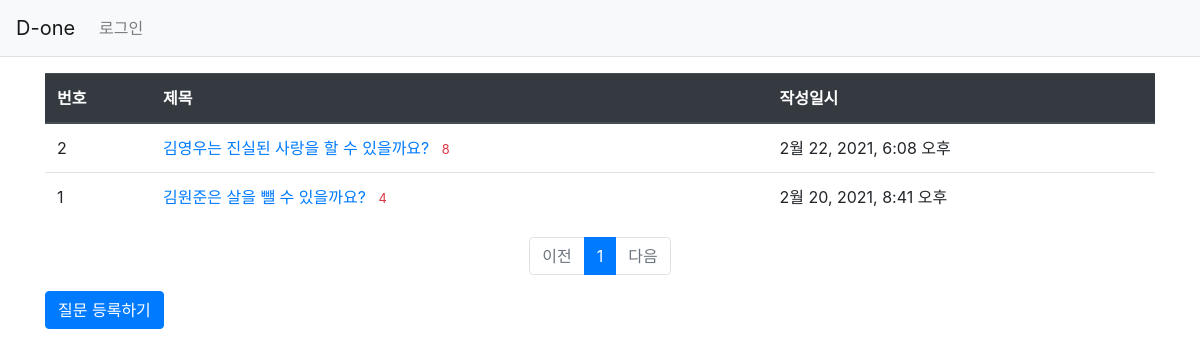
Before: /pybo/ with the older database file.
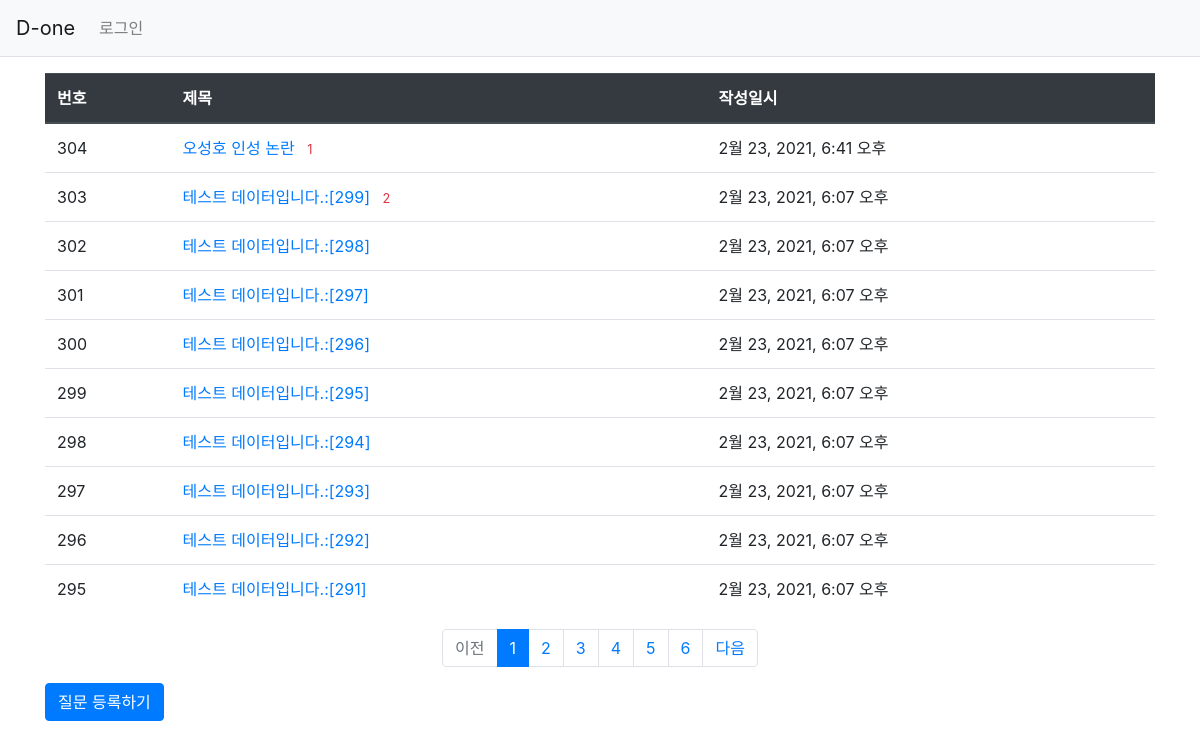
After: the same page with the newer database file.
### pybo/models.py (models this page shows, shortened)
class Question(models.Model):
    author = models.ForeignKey(User, on_delete=models.CASCADE)
    subject = models.CharField(max_length=200)
    content = models.TextField()
    create_date = models.DateTimeField()

### pybo/views.py (the view)
# urls.py: path('', views.index, name='index'),
def index(request):
    page = request.GET.get('page', '1') #페이지
    question_list = Question.objects.order_by('-create_date')
    paginator = Paginator(question_list, 10) #페이지 당 10개씩 보여주기
    page_obj = paginator.get_page(page)
    context = {'question_list': page_obj}
    return render(request, 'pybo/question_list.html', context)

### pybo/templatetags/pybo_filter.py (called while the page is built)
@register.filter
def sub(value, arg):
    return value - arg

### templates/pybo/question_list.html
{% extends 'base.html' %}
{% load pybo_filter %}
{% block content %}
<div class='container my-3'>
    <table class='table'>
        <thead>
        <tr class='thead-dark'>
            <th>번호</th>
            <th>제목</th>
            <th>작성일시</th>
        </tr>
        </thead>
        <tbody>
        {% if question_list %}
        {% for question in question_list %}
        <tr>
            <td>{{ question_list.paginator.count|sub:question_list.start_index|sub:forloop.counter0|add:1 }}</td>
            <td>
                <a href ="{% url 'pybo:detail' question.id %}">
                    {{ question.subject}}
                    {% if question.answer_set.count > 0 %}
                    <span class="text-danger small ml-2">
                        {{ question.answer_set.count }}
                    </span>
                    {% endif %}
                </a>
            </td>
            <td>{{ question.create_date }}</td>
        </tr>
        {% endfor %}
        {% else %}
        <tr>
            <td colspan="3">질문이 없습니다.</td>
        </tr>
        {% endif %}
        </tbody>
    </table>
    <ul class="pagination justify-content-center">
        {% if question_list.has_previous %}
        <li class="page-item">
            <a class="page-link" href="?page={{ question_list.previous_page_number }}">이전</a>
        </li>
        {% else %}
        <li class ="page-item disabled">
            <a class="page-link" tabindex="-1" aria-disabled="true" href="#">이전</a>
        </li>
        {% endif %}
        {% for page_number in question_list.paginator.page_range %}
        {% if page_number >= question_list.number|add:-5 and page_number <= question_list.number|add:5 %}
            {% if page_number == question_list.number %}
            <li class="page-item active" aria-current="page">
                <a class="page-link" href="?page={{ page_number }}">{{ page_number }}</a>
            </li>
            {% else %}
            <li class="page-item">
                <a class="page-link" href="?page={{ page_number }}">{{ page_number }}</a>
            </li>
            {% endif %}
        {% endif %}
        {% endfor %}
        {% if question_list.has_next %}
        <li class="page-item">
            <a class="page-link" href="?page={{ question_list.next_page_number }}">다음</a>
        </li>
        {% else %}
        <li class="page-item disabled">
            <a class="page-link" tabindex="-1" aria-disabled="true" href="#">다음</a>
        </li>
        {% endif %}
    </ul>
    <a href="{% url 'pybo:question_create' %}" class="btn btn-primary">질문 등록하기</a>
</div>
{% endblock %}

Changed rows visible on the page:
no longer on this page (row unchanged): Question: paginator.count|sub "2", subject "김영우는 진실된 사랑을 할 수 있을까요?", answer_set.count "8", create_date "2월 22, 2021, 6:08 오후"
no longer on this page (row unchanged): Question: paginator.count|sub "1", subject "김원준은 살을 뺄 수 있을까요?", answer_set.count "4", create_date "2월 20, 2021, 8:41 오후"
added Question: paginator.count|sub "304", subject "오성호 인성 논란", answer_set.count "1", create_date "2월 23, 2021, 6:41 오후"
added Question: paginator.count|sub "303", subject "테스트 데이터입니다.:[299]", answer_set.count "2", create_date "2월 23, 2021, 6:07 오후"
added Question: paginator.count|sub "302", subject "테스트 데이터입니다.:[298]", create_date "2월 23, 2021, 6:07 오후"
added Question: paginator.count|sub "301", subject "테스트 데이터입니다.:[297]", create_date "2월 23, 2021, 6:07 오후"
added Question: paginator.count|sub "300", subject "테스트 데이터입니다.:[296]", create_date "2월 23, 2021, 6:07 오후"
added Question: paginator.count|sub "299", subject "테스트 데이터입니다.:[295]", create_date "2월 23, 2021, 6:07 오후"
added Question: paginator.count|sub "298", subject "테스트 데이터입니다.:[294]", create_date "2월 23, 2021, 6:07 오후"
added Question: paginator.count|sub "297", subject "테스트 데이터입니다.:[293]", create_date "2월 23, 2021, 6:07 오후"
added Question: paginator.count|sub "296", subject "테스트 데이터입니다.:[292]", create_date "2월 23, 2021, 6:07 오후"
added Question: paginator.count|sub "295", subject "테스트 데이터입니다.:[291]", create_date "2월 23, 2021, 6:07 오후"
Other visible differences:
new list line: "2"
new list line: "3"
new list line: "4"
new list line: "5"
new list line: "6"
